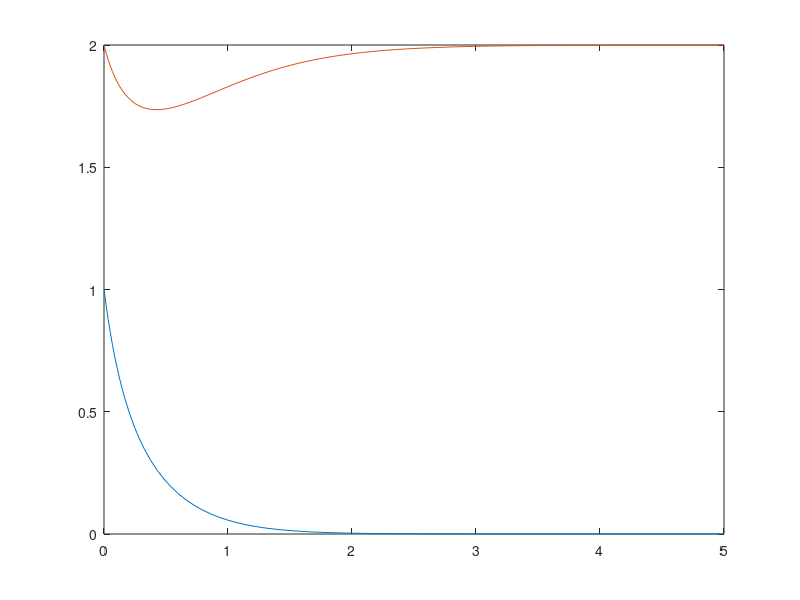

Source code (MATLAB):
function [Vdata1, Vdata2] = generate_fake_data()

rc=1;
Kc=1;
lc=1;
rr=2;
Kr=2;
lr=2;

dvdt = @(t,V) [V(1)*(rc*(1-V(1)/Kc)-lr*V(2));V(2)*(rr*(1-V(2)/Kr)-lc*V(1))] ;
V0=[1;2];
tspan=[0,5];
[t,V]=ode45(dvdt,tspan,V0);
plot(t,V(:,1))
hold on
plot(t,V(:,2))

ts=1:0.01:5;
Vdata1=interp1(t,V(:,1),ts);
Vdata1=Vdata1+0.01*randn(1,length(Vdata1));
Vdata2=interp1(t,V(:,2),ts);
Vdata2=Vdata2+0.01*randn(1,length(Vdata2));
end